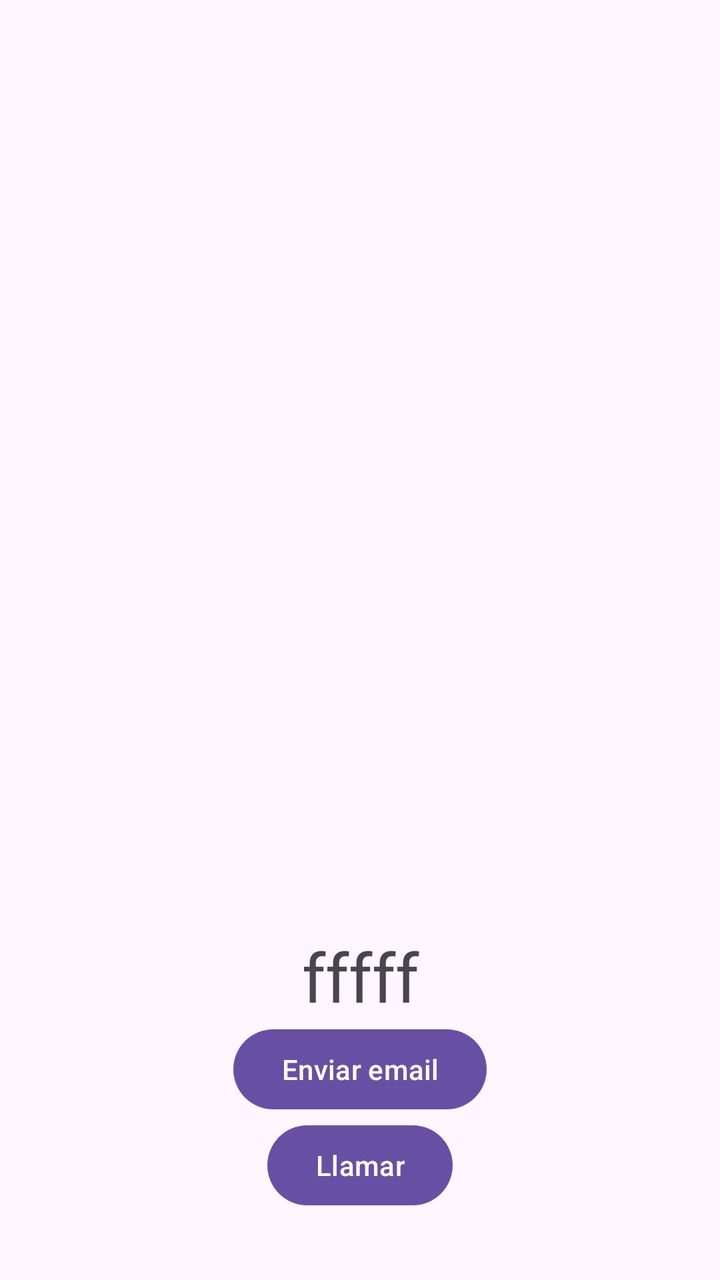
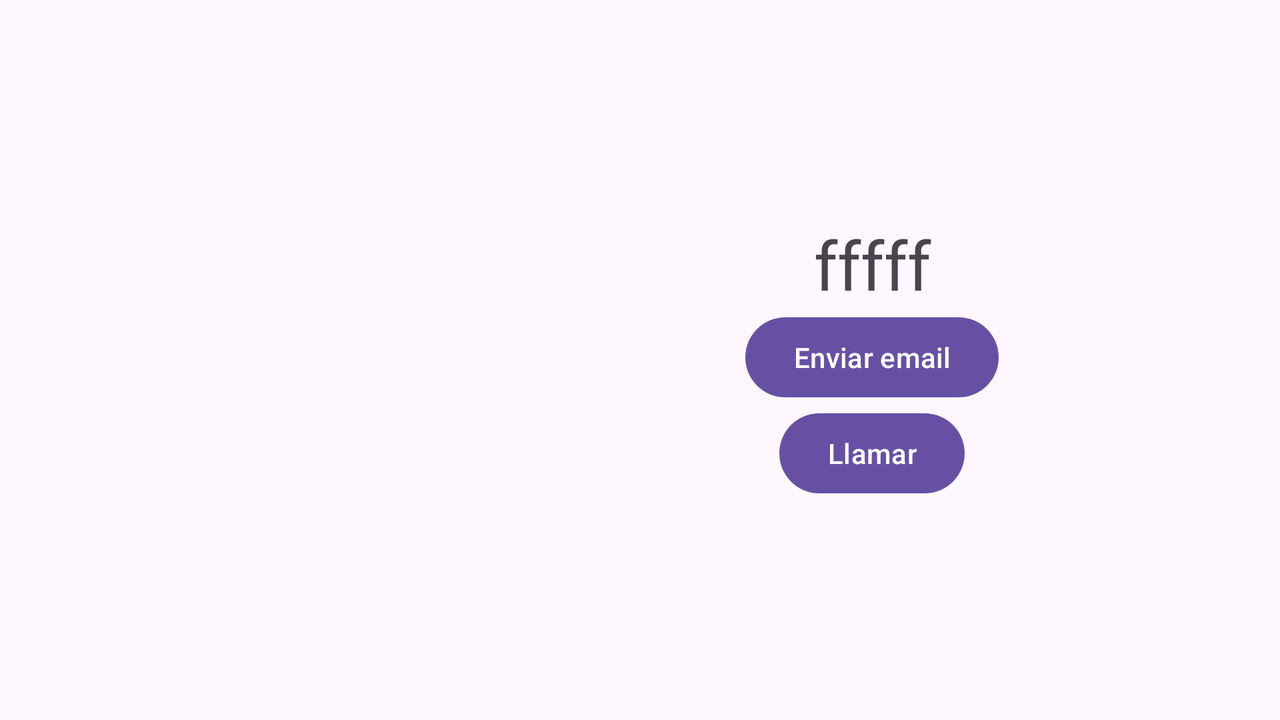

Compare how this app lays out the same screen by default and in its alternative resource folder. The renders come first, then the two layout files and the values they reference.
<!-- AndroidManifest.xml: application theme Theme.Ejercicio0402 -->
<!-- res/layout/fragment_detail.xml -->
<?xml version="1.0" encoding="utf-8"?>
<LinearLayout xmlns:android="http://schemas.android.com/apk/res/android"
    xmlns:tools="http://schemas.android.com/tools"
    android:layout_width="match_parent"
    android:layout_height="match_parent"
    android:orientation="vertical"
    android:gravity="center"
    tools:context=".DetailFragment">

    <ImageView
        android:layout_width="match_parent"
        android:layout_height="400dp"
        android:layout_margin="16dp"
        android:scaleType="centerCrop"
        tools:srcCompat="@drawable/ic_launcher_background"
        android:id="@+id/imagen" />
    <TextView
        android:layout_width="match_parent"
        android:layout_height="wrap_content"
        android:id="@+id/nombre"
        android:textAlignment="center"
        android:textAppearance="@style/TextAppearance.AppCompat.Display1"
        tools:text="fffff"/>

    <Button
        android:id="@+id/email"
        android:layout_width="wrap_content"
        android:layout_height="wrap_content"
        android:text="Enviar email" />

    <Button
        android:id="@+id/telefono"
        android:layout_width="wrap_content"
        android:layout_height="wrap_content"
        android:text="Llamar" />


</LinearLayout>
<!-- resources referenced by this layout -->
<resources>
  <style name="Theme.Ejercicio0402" parent="Base.Theme.Ejercicio0402" />
  <style name="Base.Theme.Ejercicio0402" parent="Theme.Material3.DayNight.NoActionBar">
          
          
      </style>
</resources>
<!-- res/layout-land/fragment_detail.xml (the repository's variant of the layout above) -->
<!-- drawn on the phone turned sideways -->
<?xml version="1.0" encoding="utf-8"?>
<LinearLayout xmlns:android="http://schemas.android.com/apk/res/android"
    xmlns:tools="http://schemas.android.com/tools"
    android:layout_width="match_parent"
    android:layout_height="match_parent"
    android:orientation="horizontal"
    android:gravity="start|center_vertical"
    tools:context=".DetailFragment">

    <ImageView
        android:layout_width="200dp"
        android:layout_height="wrap_content"
        android:layout_margin="16dp"
        android:scaleType="centerCrop"
        tools:srcCompat="@drawable/ic_launcher_background"
        android:id="@+id/imagen" />
    <LinearLayout
        android:layout_width="match_parent"
        android:layout_height="wrap_content"
        android:gravity="center"
        android:orientation="vertical">
        <TextView
            android:layout_width="match_parent"
            android:layout_height="wrap_content"
            android:id="@+id/nombre"
            android:textAlignment="center"
            android:textAppearance="@style/TextAppearance.AppCompat.Display1"
            tools:text="fffff"/>

        <Button
            android:id="@+id/email"
            android:layout_width="wrap_content"
            android:layout_height="wrap_content"
            android:text="Enviar email" />

        <Button
            android:id="@+id/telefono"
            android:layout_width="wrap_content"
            android:layout_height="wrap_content"
            android:text="Llamar" />
    </LinearLayout>

</LinearLayout>
